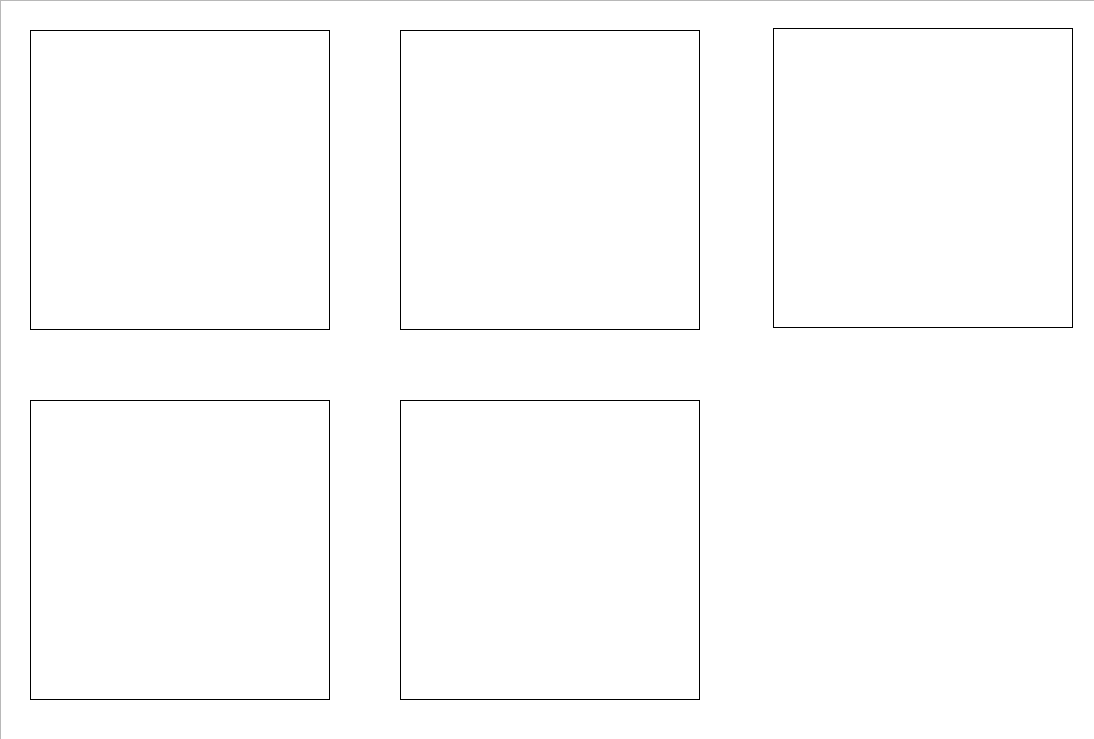
<?xml version="1.0" encoding="UTF-8"?>
<ui version="4.0">
 <class>Form</class>
 <widget class="QWidget" name="Form">
  <property name="geometry">
   <rect>
    <x>0</x>
    <y>0</y>
    <width>1094</width>
    <height>739</height>
   </rect>
  </property>
  <property name="windowTitle">
   <string>viewall</string>
  </property>
  <widget class="QGraphicsView" name="graphicsView">
   <property name="geometry">
    <rect>
     <x>0</x>
     <y>0</y>
     <width>1431</width>
     <height>781</height>
    </rect>
   </property>
  </widget>
  <widget class="QLabel" name="logestic">
   <property name="geometry">
    <rect>
     <x>30</x>
     <y>30</y>
     <width>300</width>
     <height>300</height>
    </rect>
   </property>
   <property name="frameShape">
    <enum>QFrame::Box</enum>
   </property>
   <property name="text">
    <string/>
   </property>
   <property name="alignment">
    <set>Qt::AlignLeading|Qt::AlignLeft|Qt::AlignTop</set>
   </property>
  </widget>
  <widget class="QLabel" name="gradient">
   <property name="geometry">
    <rect>
     <x>30</x>
     <y>400</y>
     <width>300</width>
     <height>300</height>
    </rect>
   </property>
   <property name="frameShape">
    <enum>QFrame::Box</enum>
   </property>
   <property name="text">
    <string>&lt;html&gt;&lt;head/&gt;&lt;body&gt;&lt;p&gt;&lt;br/&gt;&lt;/p&gt;&lt;/body&gt;&lt;/html&gt;</string>
   </property>
   <property name="alignment">
    <set>Qt::AlignLeading|Qt::AlignLeft|Qt::AlignTop</set>
   </property>
  </widget>
  <widget class="QLabel" name="decessiontree_2">
   <property name="geometry">
    <rect>
     <x>400</x>
     <y>30</y>
     <width>300</width>
     <height>300</height>
    </rect>
   </property>
   <property name="frameShape">
    <enum>QFrame::Box</enum>
   </property>
   <property name="text">
    <string/>
   </property>
   <property name="alignment">
    <set>Qt::AlignLeading|Qt::AlignLeft|Qt::AlignTop</set>
   </property>
  </widget>
  <widget class="QLabel" name="random">
   <property name="geometry">
    <rect>
     <x>400</x>
     <y>400</y>
     <width>300</width>
     <height>300</height>
    </rect>
   </property>
   <property name="frameShape">
    <enum>QFrame::Box</enum>
   </property>
   <property name="text">
    <string/>
   </property>
   <property name="alignment">
    <set>Qt::AlignLeading|Qt::AlignLeft|Qt::AlignTop</set>
   </property>
  </widget>
  <widget class="QLabel" name="passive">
   <property name="geometry">
    <rect>
     <x>773</x>
     <y>28</y>
     <width>300</width>
     <height>300</height>
    </rect>
   </property>
   <property name="frameShape">
    <enum>QFrame::Box</enum>
   </property>
   <property name="text">
    <string/>
   </property>
  </widget>
 </widget>
 <resources/>
 <connections/>
</ui>
